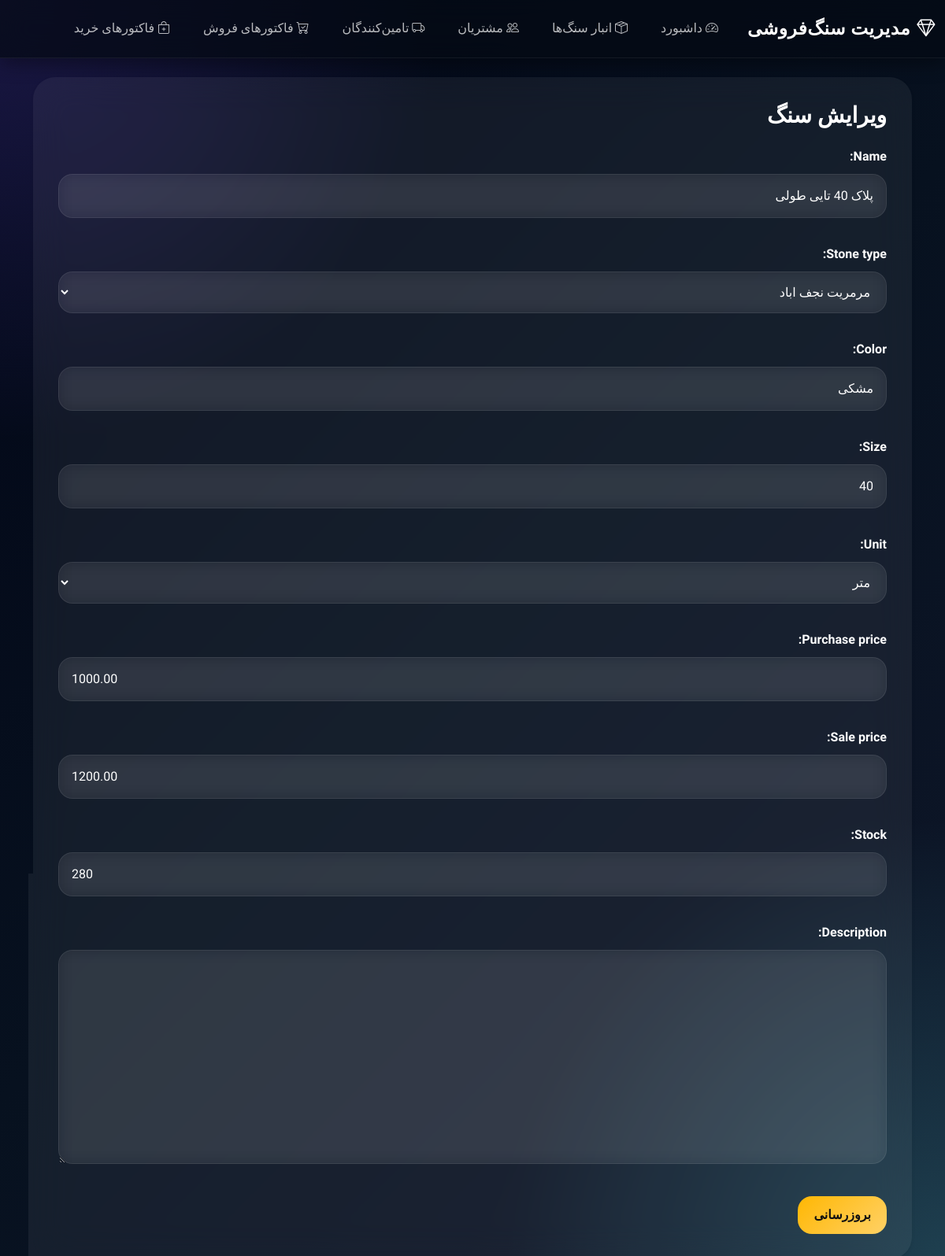
Page /edit-stone/1/ on the committed database.
### core/models.py (models this page shows, shortened)
class Stone(models.Model):
    name = models.CharField(max_length=100)
    stone_type = models.ForeignKey(StoneType, on_delete=models.CASCADE)
    color = models.CharField(max_length=50)
    size = models.CharField(max_length=50)
    unit = models.ForeignKey(Unit, on_delete=models.SET_NULL, null=True)
    purchase_price = models.DecimalField(max_digits=12, decimal_places=2)
    sale_price = models.DecimalField(max_digits=12, decimal_places=2)
    stock = models.PositiveIntegerField(default=0)
    description = models.TextField(blank=True, null=True)
    created_at = models.DateTimeField(auto_now_add=True)

class Unit(models.Model):
    name = models.CharField(max_length=50)
    symbol = models.CharField(max_length=20)
    def __str__(self):
        return self.name

### core/views.py (the view)
# urls.py: path('edit-stone/<int:id>/', edit_stone, name='edit_stone'),
def edit_stone(request, id):
    stone = get_object_or_404(Stone, id=id)
    if request.method == 'POST':
        form = StoneForm(request.POST, instance=stone)
        if form.is_valid():
            form.save()
            return redirect('stone_list')
    else:
        form = StoneForm(instance=stone)
    return render(request, 'core/edit_stone.html', {'form': form})

### core/forms.py
class StoneForm(forms.ModelForm):
    class Meta:
        model = Stone
        fields = ['name', 'stone_type', 'color', 'size', 'unit', 'purchase_price', 'sale_price', 'stock', 'description']

### core/models.py (called while the page is built)
    def __str__(self):
        return self.title

### core/templates/core/edit_stone.html (shortened to what this page needs)
{% extends 'core/base.html' %}
{% block content %}
<div class="card shadow-sm border-0">
    <div class="card-body">
        <h3 class="mb-4">
            ویرایش سنگ
        </h3>
        <form method="POST">
            {{ form.as_p }}
            <button type="submit" class="btn btn-warning">
                بروزرسانی
            </button>
        </form>
    </div>
</div>
{% endblock %}

### core/static/core/style.css (style rules this page uses)
:root { --bg:#07111f; --card:#101b2d; --glass:rgba(255,255,255,0.06); --border:rgba(255,255,255,0.08); --primary:#7c5cff; --primary2:#5ce1e6; --success:#00d68f; --danger:#ff4d6d; --warning:#ffb703; --text:#ffffff; --muted:#a8b3cf; --shadow: 0 10px 30px rgba(0,0,0,0.35); --radius:28px; }
* { margin:0; padding:0; box-sizing:border-box; }
body { font-family:'Vazirmatn',sans-serif; min-height:100vh; color:var(--text); background: radial-gradient(circle at top left,#7c5cff33 0%,transparent 28%), radial-gradient(circle at bottom right,#5ce1e633 0%,transparent 28%), linear-gradient(135deg,#020617,#07111f,#0f172a); background-attachment:fixed; overflow-x:hidden; }
.card { border:none; border-radius:var(--radius); overflow:hidden; background:var(--glass); backdrop-filter:blur(22px); border:1px solid var(--border); box-shadow:var(--shadow); transition:0.45s cubic-bezier(.2,.8,.2,1); position:relative; }
.card::before { content:''; position:absolute; inset:0; background: linear-gradient( 135deg, rgba(255,255,255,0.09), transparent 40% ); opacity:0; transition:0.4s; }
.card-body { padding:2rem; }
h1,h2,h3,h4,h5 { font-weight:900; color:white; }
p { color:var(--muted); }
.btn { border:none; border-radius:18px; padding:12px 20px; font-weight:700; transition:0.35s; position:relative; overflow:hidden; }
.btn::before { content:''; position:absolute; inset:0; background:rgba(255,255,255,0.15); opacity:0; transition:0.3s; }
.btn-warning { background: linear-gradient( 135deg, #ffb703, #ffd166 ); color:#111; }
form { margin-top:10px; }
label { color:white; font-weight:700; margin-bottom:10px; }
input, select, textarea { width:100%; border:none!important; outline:none!important; background: rgba(255,255,255,0.06)!important; color:white!important; border-radius:18px!important; padding:15px 16px!important; margin-bottom:18px; backdrop-filter:blur(10px); transition:0.35s; border:1px solid rgba(255,255,255,0.08)!important; }
option { color:black; }
::placeholder { color:#bfc8dd!important; }
.card, .table, .alert { animation:fadeUp .55s ease; }

### rows in the picture
Stone: name "پلاک 40 تایی طولی", stone_type "مرمریت نجف اباد", color "مشکی", size "40", unit "متر", purchase_price "1000.00", sale_price "1200.00", stock "280"
